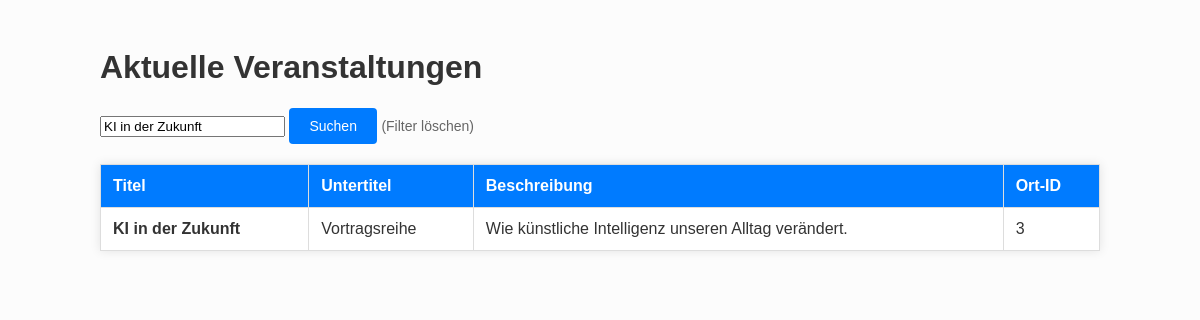
The app's page /index.php?suche=KI in der Zukunft with its own data.
### tables this page shows
create table veranstaltung (
                               veranstaltung_id int auto_increment primary key,
                               titel varchar(100),
                               untertitel varchar(100),
                               beschreibung varchar(255),
                               buchungsportal varchar(100),
                               bild varchar(50),
                               veranstaltungsort_id int,
                               preiskategorie_id int,
                               veranstalter_id int,
                               veranstaltungsart1_id int,
                               veranstaltungskategorie1_id int
);

### src/EventRepository.php (called while the page is built, shortened)
<?php
function sucheVeranstaltungen($link, $suchbegriff) {
    $sql = "SELECT * FROM veranstaltung WHERE titel LIKE ? OR beschreibung LIKE ?";
    $stmt = mysqli_prepare($link, $sql);
    $suchterm = "%" . $suchbegriff . "%";
    mysqli_stmt_bind_param($stmt, "ss", $suchterm, $suchterm);
    mysqli_stmt_execute($stmt);
    $result = mysqli_stmt_get_result($stmt);
    $daten = [];
    while ($row = mysqli_fetch_array($result, MYSQLI_ASSOC)) {
        $daten[] = $row;
    }
    return $daten;
}
?>

### templates/veranstaltungsliste.php (the view)
<div class="container">
    <h1>Aktuelle Veranstaltungen</h1>
    <div class="search-container">
        <form action="index.php" method="GET">
            <input type="text"
                   name="suche"
                   class="search-input"
                   placeholder="Suchen nach..."
                   value="<?php echo isset($_GET['suche']) ? htmlspecialchars($_GET['suche']) : ''; ?>">
            <button type="submit" class="search-btn">
                Suchen
            </button>
            <?php if (isset($_GET['suche']) && $_GET['suche'] !== ''): ?>
                <a href="index.php" class="reset-link">(Filter löschen)</a>
            <?php endif; ?>
        </form>
    </div>
    <?php if (empty($daten)): ?>
        <p>Keine Veranstaltungen gefunden.</p>
    <?php else: ?>
        <table class="event-table">
            <thead>
            <tr>
                <th>Titel</th>
                <th>Untertitel</th>
                <th>Beschreibung</th>
                <th>Ort-ID</th>
            </tr>
            </thead>
            <tbody>
            <?php foreach ($daten as $eintrag): ?>
                <tr>
                    <td>
                        <strong><?php echo htmlspecialchars($eintrag['titel']); ?></strong>
                    </td>
                    <td>
                        <?php echo htmlspecialchars($eintrag['untertitel']); ?>
                    </td>
                    <td>
                        <?php echo htmlspecialchars($eintrag['beschreibung']); ?>
                    </td>
                    <td>
                        <?php echo $eintrag['veranstaltungsort_id']; ?>
                    </td>
                </tr>
            <?php endforeach; ?>
            </tbody>
        </table>
    <?php endif; ?>
</div>

### public/css/styles.css (style rules this page uses)
.container { max-width: 1000px; margin: 0 auto; }
.event-table { width: 100%; border-collapse: collapse; margin-top: 20px; background-color: #fff; box-shadow: 0 0 10px rgba(0,0,0,0.1); }
.event-table th, .event-table td { border: 1px solid #ddd; padding: 12px; text-align: left; }
.event-table th { background-color: #007bff; color: #ffffff; }
.search-container { margin-bottom: 20px; display: flex; align-items: center; gap: 10px; }
.search-btn { padding: 10px 20px; background-color: #007bff; color: white; border: none; border-radius: 4px; cursor: pointer; font-size: 14px; transition: background-color 0.2s; }
.reset-link { color: #666; text-decoration: none; font-size: 14px; }

### records on screen
veranstaltung: titel "KI in der Zukunft", untertitel "Vortragsreihe", beschreibung "Wie künstliche Intelligenz unseren Alltag verändert.", veranstaltungsort "3"
